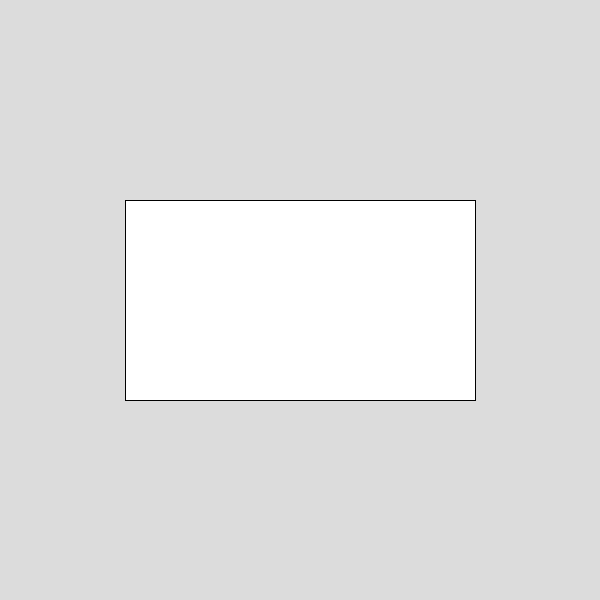
Frame 1 (no input)
Frame 60 (the mouse pressed at the canvas centre just before this capture): identical to frame 1, image omitted
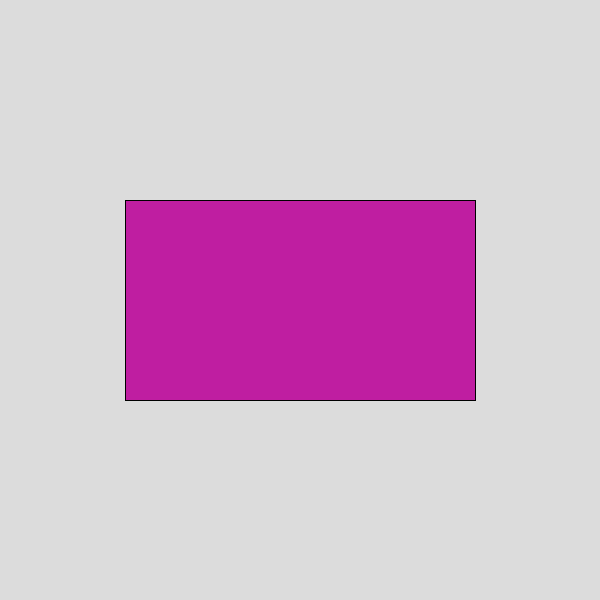
Frame 120 (the mouse held since frame 60 and released just before this capture)

The Processing sketch that drew these frames (run headless with seeded random() and noise(); from frame 60 on, the mouse is pressed at the canvas centre):

// Processing sketch: colour_change_when_mouse_hover
// ── colour_change_when_mouse_hover.pde
void setup() {
  size(600, 600);
  rectMode (CORNER);
}

void draw() {
  background(220);
  
  if (mouseX  >  125 && mouseX< 475 &&
    mouseY > 200 && mouseY <400) {
    fill(random(255), random(255), random(255));
  } else {
    fill(255);
  }
  
  //add x or y value to the corresponding size e.g. 125 + 350 =475
  rect(125, 200, 350, 200);
 



//float getDistance(float x1, float y1,float x2, float y2){
// float value; 
// float dx= abs(x1-x2);
// float dy= abs(y1-y2);
// float dx2 = pow(dx, 2);
// float dy2 - pow(dy, 2);
// value = sqrt (dx2 + dy2);
 // return value;
 
 //instead use dist()
}
